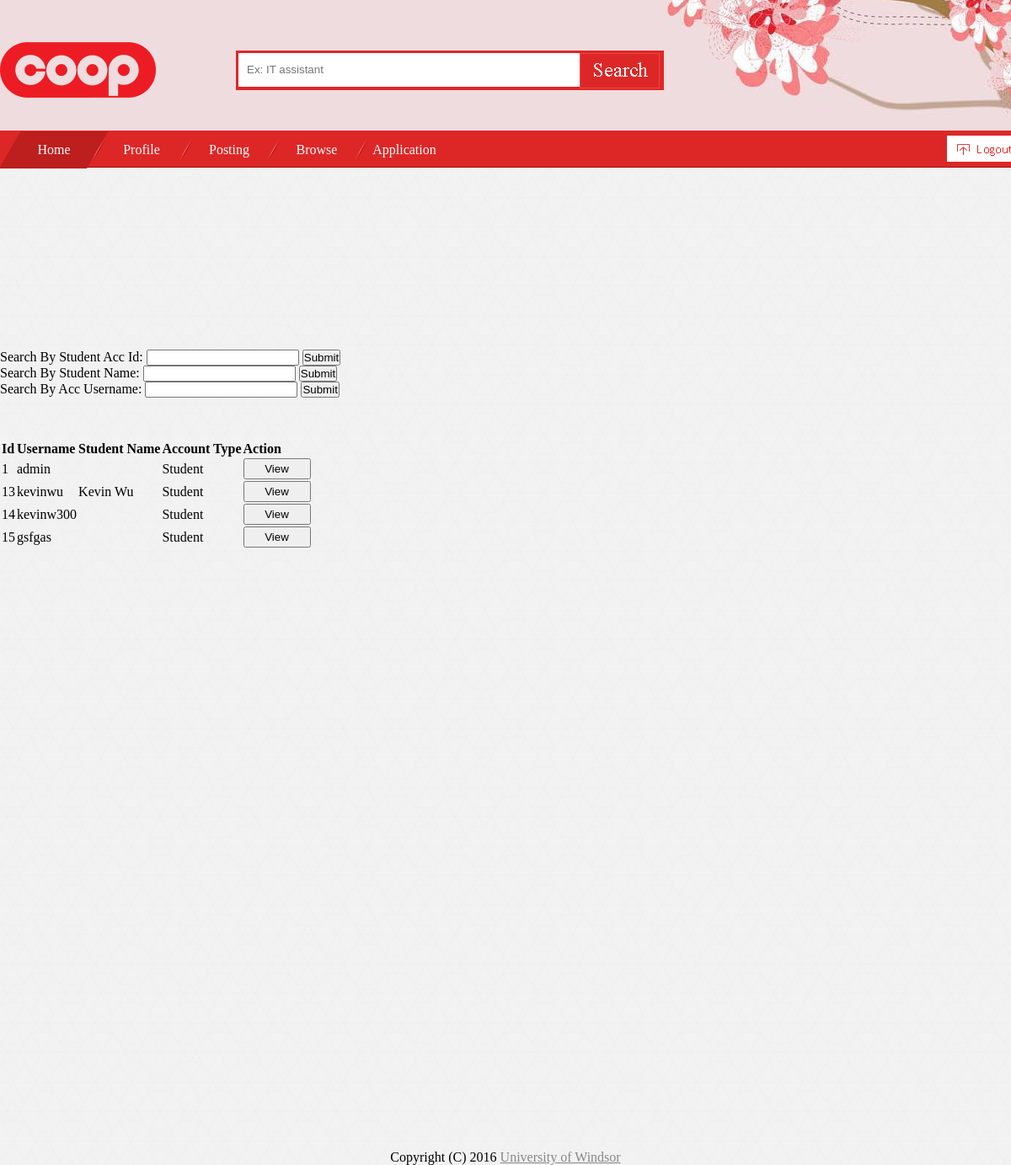
Screenshot of /pages/manager/viewstudent.php (signed in) with the database file from the repository.
### tables this page shows
CREATE TABLE `accounts` (
  `id` int(11) NOT NULL AUTO_INCREMENT,
  `username` varchar(40) NOT NULL DEFAULT '',
  `password` varchar(128) NOT NULL DEFAULT '',
  `acctype` tinyint(5) NOT NULL DEFAULT '1',
  PRIMARY KEY (`id`),
  UNIQUE KEY `username` (`username`)
);

CREATE TABLE `profiles` (
  `id` int(11) NOT NULL AUTO_INCREMENT,
  `accid` int(11) NOT NULL,
  `companyname` varchar(50) NOT NULL DEFAULT 'Company Name',
  `firstname` varchar(255) NOT NULL DEFAULT 'First Name',
  `lastname` varchar(255) NOT NULL DEFAULT 'Last Name',
  `occupation` varchar(255) NOT NULL DEFAULT 'Student',
  `address` varchar(255) NOT NULL DEFAULT 'Address',
  `city` varchar(255) NOT NULL DEFAULT 'City',
  `province` varchar(255) NOT NULL DEFAULT 'Province',
  `postalcode` varchar(255) NOT NULL DEFAULT 'Postal Code',
  `country` varchar(255) NOT NULL DEFAULT 'Country',
  `phonenumber` varchar(255) NOT NULL DEFAULT 'Phone Number',
  `faxnumber` varchar(255) NOT NULL DEFAULT 'Fax Number',
  `email` varchar(255) NOT NULL DEFAULT 'email@email.com',
  `website` varchar(255) NOT NULL DEFAULT 'www.website.com',
  `twitter` varchar(255) NOT NULL DEFAULT 'twitter',
  `profile_p1` varchar(8000) NOT NULL DEFAULT '',
  `profile_p2` varchar(8000) NOT NULL DEFAULT '',
  `linkedin` varchar(255) NOT NULL DEFAULT 'https://www.linkedin.com/',
  `github` varchar(255) NOT NULL DEFAULT 'https://github.com/',
  `facebook` varchar(255) NOT NULL DEFAULT 'https://www.facebook.com/',
  `googleplus` varchar(255) NOT NULL DEFAULT 'https://plus.google.com/',
  `instagram` varchar(255) NOT NULL DEFAULT 'https://www.instagram.com/',
  `department` tinyint(5) DEFAULT '0',
  `schoolyear` tinyint(6) NOT NULL DEFAULT '0',
  PRIMARY KEY (`id`),
  KEY `profiles_onref_accid` (`accid`),
  CONSTRAINT `profiles_onref_accid` FOREIGN KEY (`accid`) REFERENCES `accounts` (`id`) ON DELETE CASCADE
);

### includes/php/functions.php (called while the page is built, shortened)
<?php
function getAccountTypeById($id) {
    if ($id == 1) {
        return "Student";
    } else if ($id == 2) {
        return "Employer";
    } else if ($id == 3) {
        return "Instructor";
    } else if ($id == 4) {
        return "Manager";
    } else if ($id == 5) {
        return "System Administrator";
    }
}
?>

### pages/manager/viewstudent.php (the view, shortened to what this page needs)
<?php
require_once $_SERVER['DOCUMENT_ROOT'] . '/includes/php/functions.php';
?>
<html>
    <head>
    </head>
    <body>
        <?php include($_SERVER['DOCUMENT_ROOT'] . "/includes/layout/header.php"); ?>
        <div class="container" style="margin-top: 200px; min-height: 800px;">
            <form class="form" method = "POST" action = "/pages/manager/viewstudent.php">
                <span>Search By Student Acc Id: </span>
                <input type="number" name="id" />
                <input type="Submit" />
            </form>
            <form class="form" method = "POST" action = "/pages/manager/viewstudent.php">
                Search By Student Name:
                <input type="text" name="name"/>
                <input type="Submit" />
            </form>
            <form class="form" method = "POST" action = "/pages/manager/viewstudent.php">
                Search By Acc Username:
                <input type="text" name="username"/>
                <input type="Submit" />
            </form>
            <table class="table table-striped table-hover" style="margin-top: 50px">
                <thead>
                    <tr>
                        <td><b>Id</b></td>
                        <td><b>Username</b></td>
                        <td><b>Student Name</b></td>
                        <td><b>Account Type</b></td>
                        <td><b>Action</b></td>
                    </tr>
                </thead>
                <tbody>
                    <?php
                    if (!empty($id)) {
                        $sql = "SELECT *, a.id AS aid, p.id AS pid FROM `accounts` a LEFT JOIN `profiles` p ON a.id = p.accid  WHERE a.id=$id AND `acctype`=1;";
                    } else if (!empty($name)) {
                        $sql = "SELECT *, a.id AS aid, p.id AS pid FROM accounts a LEFT JOIN profiles p ON p.accid = a.id WHERE CONCAT( firstname, ' ' , lastname ) like '%$name%' AND `acctype`=1;";
                    } else if (!empty($username)) {
                        $sql = "SELECT *, a.id AS aid, p.id AS pid FROM accounts a LEFT JOIN profiles p ON p.accid = a.id WHERE `username` LIKE'%$username%' AND `acctype`=1;";
                    } else {
                        $sql = "SELECT *, a.id AS aid, p.id AS pid FROM `accounts` a LEFT JOIN `profiles` p ON a.id = p.accid WHERE `acctype`=1;";
                    }
                    $result = $conn->query($sql);
                    while ($row = $result->fetch_assoc()) {
                        $name = $row['firstname'] . " " . $row['lastname'];
                        ?>
                        <tr>
                            <td><?php echo $row['aid']; ?></td>
                            <td><?php echo $row['username']; ?></td>
                            <td><?php echo $name; ?></td>
                            <td><?php echo getAccountTypeById($row['acctype']); ?></td>
                            <td width="180px">
                                <a href="studentterm?id=<?php echo $row['aid']; ?>" style="text-decoration: none;">
                                    <button style="width: 80px;height:25px;vertical-align:top;">View</button>
                                </a>
                            </td>
                        </tr>
                        <?php
                    }
                    ?>
                </tbody>
            </table>
        </div>
        <?php include($_SERVER['DOCUMENT_ROOT'] . "/includes/layout/footer.php"); ?>
    </body>
</html>

### css/layout.css (style rules this page uses)
* { margin: 0px; padding: 0px; }
body { background: url('/includes/images/background/lighter_geometric.png'); }

### rows the page displays
accounts: id "1", username "admin", acctype "Student"
profiles: accid "13", accid.username "kevinwu", name "Kevin Wu", accid.acctype "Student"
accounts: id "14", username "kevinw300", acctype "Student"
accounts: id "15", username "gsfgas", acctype "Student"

### other values shown
$arr[1] "Home"
$arr[1] "Profile"
$arr[1] "Posting"
$arr[1] "Browse"
$arr[1] "Application"
